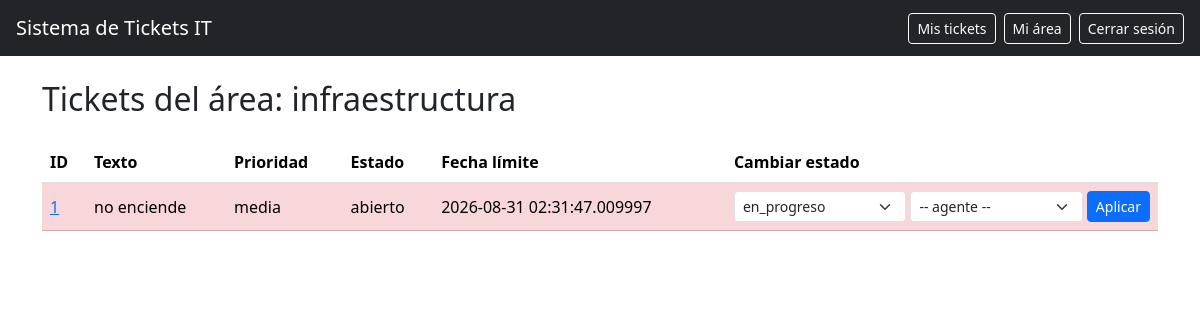
The page /tickets/area/infraestructura (signed in) on the database its author committed.
### app/models/ticket.py (models this page shows)
class Ticket(db.Model):
    __tablename__ = "tickets"
    id = db.Column(db.Integer, primary_key=True)
    radicado = db.Column(db.String(150), nullable=True)
    texto = db.Column(db.String(1200), nullable=False)
    categoria = db.Column(db.Enum(Categoria), nullable=False)
    prioridad = db.Column(db.Enum(Prioridad), nullable=False)
    estado = db.Column(db.Enum(EstadoTicket), nullable=False)
    creador_id = db.Column(db.Integer, db.ForeignKey("usuarios.id"), nullable=False)
    agente_id = db.Column(db.Integer, db.ForeignKey("usuarios.id"), nullable=True)
    fecha_creacion = db.Column(db.DateTime, nullable=False, default=datetime.now)
    fecha_limite= db.Column(db.DateTime, nullable=False)
    fecha_cierre = db.Column(db.DateTime, nullable=True)

### app/routes/tickets.py (the view)
@tickets_bp.route("/tickets/area/<area>")
@requiere_login
def listar_por_area(area):
    rol = session.get("rol")
    try:
        categoria = Categoria(area)
    except ValueError:
        flash("Área no válida", "danger")
        return redirect(url_for("tickets.crear"))
    if rol != RolUsuario.ADMIN:
        agente = db.session.execute(
            select(Usuario).where(Usuario.id == session["usuario_id"])
        ).scalar()
        if agente.area_soporte is None or agente.area_soporte != categoria:
            flash("No tienes permiso para ver tickets de esa área", "warning")
            return redirect(url_for("tickets.crear"))
    tickets = ServicioTickets.listar_tickets_por_area(categoria)
    transiciones_por_ticket = {
        t.id: [e.value for e in TRANSICIONES_VALIDAS[t.estado]] for t in tickets
    }
    agentes_del_area = db.session.execute(
        select(Usuario).where(Usuario.area_soporte == categoria)
    ).scalars().all()
    vencidos, proximos = GestorSLA.verificar_vencimientos()
    ids_vencidos = {t.id for t in vencidos}
    ids_proximos = {t.id for t in proximos}
    return render_template(
        "tickets_por_area.html",
        tickets=tickets,
        area=area,
        transiciones_por_ticket=transiciones_por_ticket,
        agentes_del_area=agentes_del_area,
        ids_vencidos=ids_vencidos,
        ids_proximos=ids_proximos,
    )

### app/routes/decoradores.py (called while the page is built)
def requiere_login(func):
    @wraps(func)
    def wrapper(*args, **kwargs):
        if 'usuario_id' not in session:
            flash("Debes iniciar sesión", "warning")
            return redirect(url_for('auth.login'))
        return func(*args, **kwargs)
    return wrapper

### app/services/gestor_sla.py (called while the page is built)
    @staticmethod
    def verificar_vencimientos():
        tickets_vencidos=[]
        tickets_proximos_a_vencer=[]
        tickets=db.session.execute(select(Ticket).where(Ticket.estado !=EstadoTicket.CERRADO)).scalars().all()
        for ticket in tickets:
            tiempo_total = ticket.fecha_limite - ticket.fecha_creacion
            tiempo_restante = ticket.fecha_limite - datetime.now()
            porcentaje_restante = tiempo_restante/tiempo_total
            if tiempo_restante.total_seconds() <= 0:
                tickets_vencidos.append(ticket)
            elif porcentaje_restante <= 0.20 :
                tickets_proximos_a_vencer.append(ticket)
        return tickets_vencidos,tickets_proximos_a_vencer

### app/services/tickets.py (called while the page is built)
    @staticmethod
    def listar_tickets_por_area(area):
        tickets_del_area = Ticket.query.filter_by(categoria=area).all()
        return sorted(tickets_del_area, key=lambda ticket: ORDEN_PRIORIDAD[ticket.prioridad])

### app/Templates/tickets_por_area.html (shortened to what this page needs)
{% extends "base.html" %}
{% block content %}
<h2 class="mb-4">Tickets del área: {{ area }}</h2>
<table class="table align-middle">
    <thead>
        <tr>
            <th>ID</th><th>Texto</th><th>Prioridad</th><th>Estado</th>
            <th>Fecha límite</th><th>Cambiar estado</th>
        </tr>
    </thead>
    <tbody>
        {% for t in tickets %}
        <tr class="{% if t.id in ids_vencidos %}table-danger{% elif t.id in ids_proximos %}table-warning{% endif %}">
            <td><a href="{{ url_for('tickets.detalle', ticket_id=t.id) }}">{{ t.id }}</a></td>
            <td>{{ t.texto }}</td>
            <td>{{ t.prioridad.value }}</td>
            <td>{{ t.estado.value }}</td>
            <td>{{ t.fecha_limite }}</td>
<td>
    {% set opciones = transiciones_por_ticket[t.id] %}
    {% if opciones %}
    <form method="POST" action="{{ url_for('tickets.cambiar_estado', ticket_id=t.id) }}" class="d-flex gap-1">
        <select name="nuevo_estado" class="form-select form-select-sm">
            {% for opcion in opciones %}
            <option value="{{ opcion }}">{{ opcion }}</option>
            {% endfor %}
        </select>
        <select name="agente_id" class="form-select form-select-sm">
            <option value="">-- agente --</option>
        </select>
        <button type="submit" class="btn btn-sm btn-primary">Aplicar</button>
    </form>
    {% else %}
    <span class="text-muted">Sin transiciones</span>
    {% endif %}
</td>
        </tr>
        {% endfor %}
    </tbody>
</table>
{% endblock %}

### rows shown on the page
Ticket: id "1", texto "no enciende", prioridad.value "media", estado.value "abierto", fecha_limite "2026-08-31 02:31:47.009997"

### other values the page prints
{{ area }} "infraestructura"
form field nuevo_estado "en_progreso"
